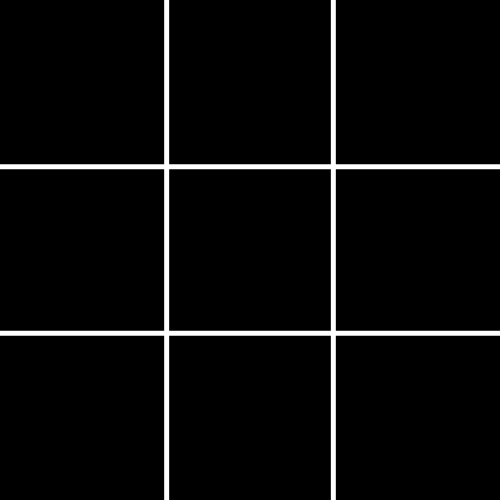
Frame 1 (no input)
Frame 60 (no input): identical to frame 1, image omitted
Frame 120 (the mouse pressed at the canvas centre since frame 60): identical to frame 1, image omitted

The p5.js sketch that drew this single still picture (run headless with seeded random() and noise() and a simulated clock; from frame 60 on, the mouse is pressed at the canvas centre):

// p5.js sketch
// ── sketch.js
var h, w;
var board = [
    ["", "", ""], ["", "", ""], ["", "", ""]
];
var player1 = "x",
    player2 = "o";

var currentPlayer = player1;

var winner = null;
var r1= null;
function setup() {
    canvas = createCanvas(500, 500);
    w = width / 3;
    h = height / 3;

}

function draw() {



    background("black");
    stroke("white")
    strokeWeight(5)
    line(w, 0, w, height);
    line(w * 2, 0, w * 2, height);
    line(0, h, width, h);
    line(0, h * 2, width, h * 2)

    for (var j = 0; j < 3; j++) {

        for (var i = 0; i < 3; i++) {

            var x = w * i + w / 2;
            var y = h * j + h / 2;
var r = w/4;
var spot = board[i][j];

if (spot == player1){

line(x-r,y-r,x+r,y+r);
line (x+r,y-r,x-r,y+r);

} else if (spot == player2){

noFill();    
ellipse(x,y,r*2)

}

        }


    }
  console.log(checkWinner())

   

}

function keyPressed(){

var i = floor(mouseX/w);
var j = floor(mouseY/h);
console.log("the value of i is " +i)
console.log("the value of j is " + j)
if (keyCode == 88){


if (currentPlayer == player1 ){

if (board[i][j] == ""){

board[i][j]=player1;
currentPlayer = player2;

}

}

}

if (keyCode == 79){

if (currentPlayer == player2 ){

    if (board[i][j] == ""){
    
    board[i][j]=player2;
    console.log("yes");
    currentPlayer = player1;
    

    }
    
    }
}
}


function compare(a,b,c){

if (a== b && a== c && a!= "" ){

return true;

}

}

function checkWinner(){

// check vertical
for (var i=0; i<3; i++){

    if(compare(board[i][0], board[i][1], board[i][2]))
    {
        winner = board[i][0];
    }
}

//check horizontal

for (var i =0; i<3; i++){

    if (compare( board[0][i], board[1][i], board[2][i])){

        winner = board[0][i]
    }
}

//check diagonal1


    if (compare(board[0][0],board[1][1], board[2][2] )){
        winner = board[0][0];

    }

   // check diagonal2

    if (compare(board[2][0], board[1][1], board[0][2])){
winner = board[2][0];

    }

    let openslots =0
    for (var i=0; i<3; i++){
        for (var j=0; j<3; j++){

            if (board[i][j]==' '){
                openslots++;
            }
        }
    }

    if (winner==null && openslots==0){
        return 'tie'
    }
    else 
    {
        return winner
    }
}


// ── style.css
html, body {

  padding: 0;
}
canvas {
  display: block;
  margin: 200px;
}
